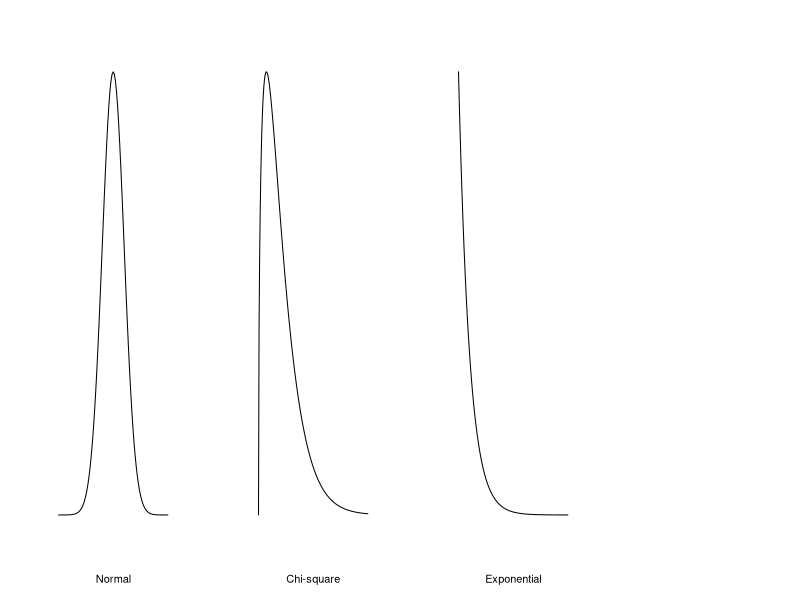
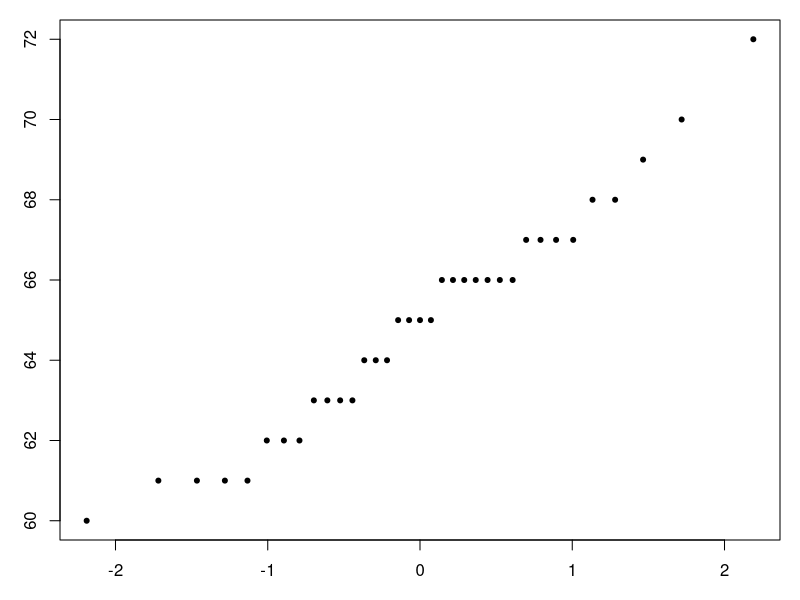
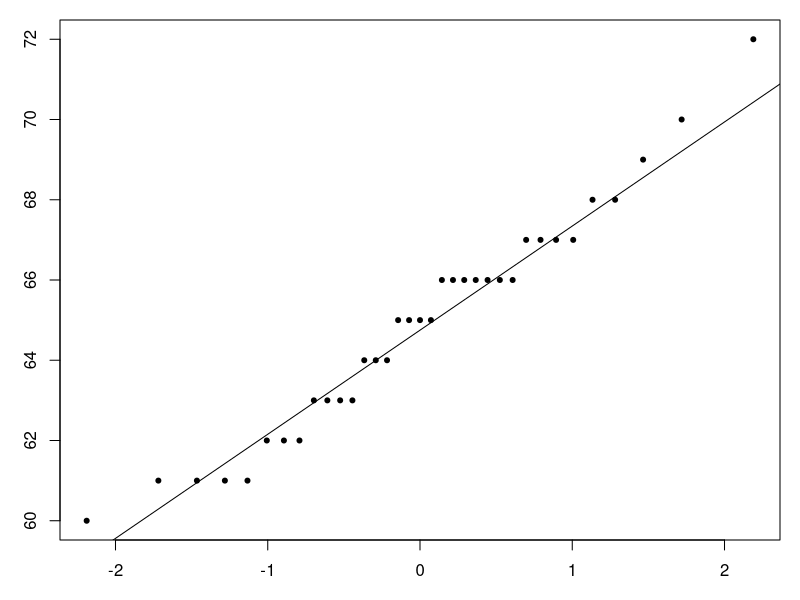
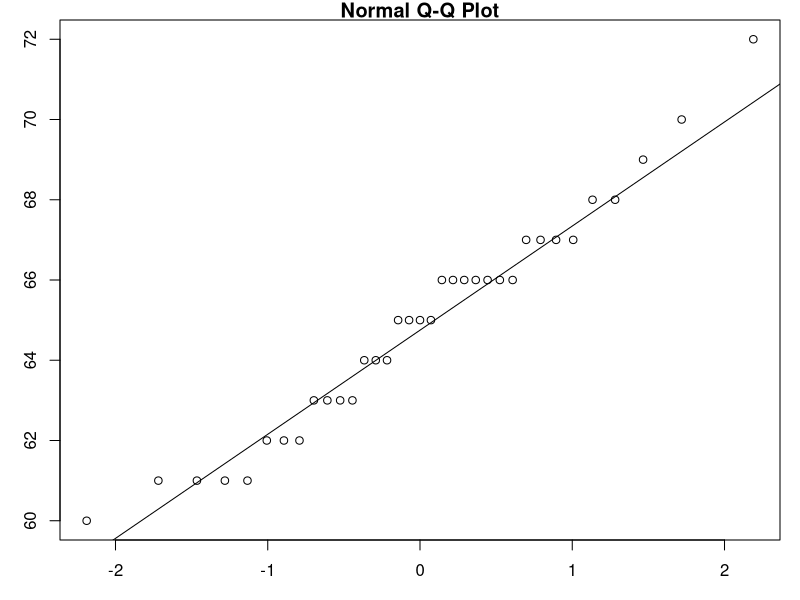
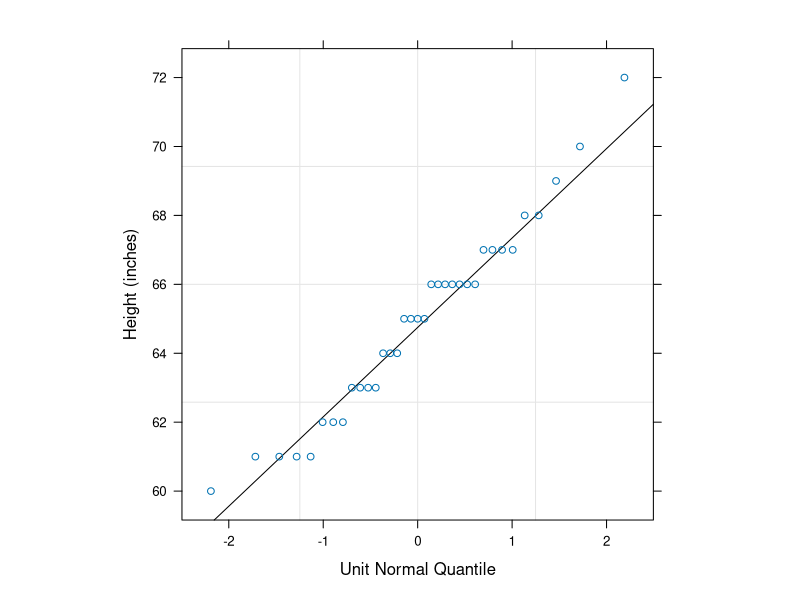
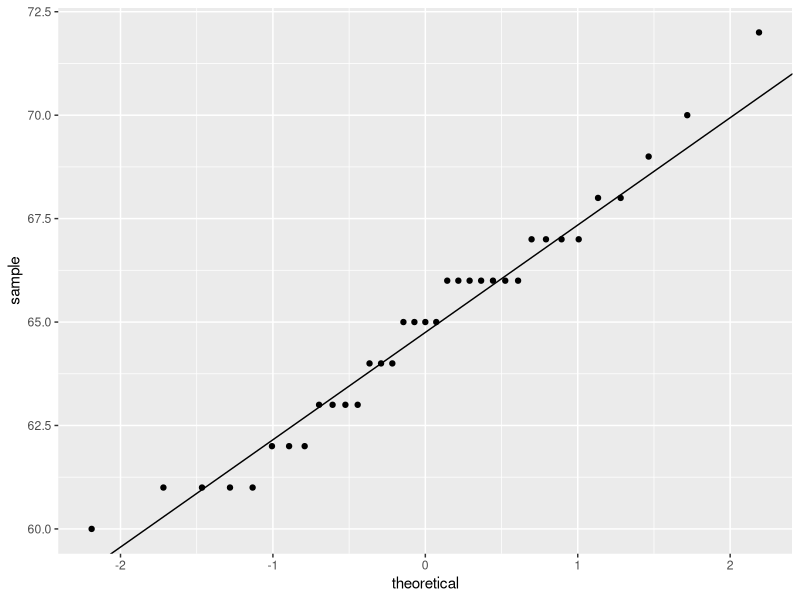
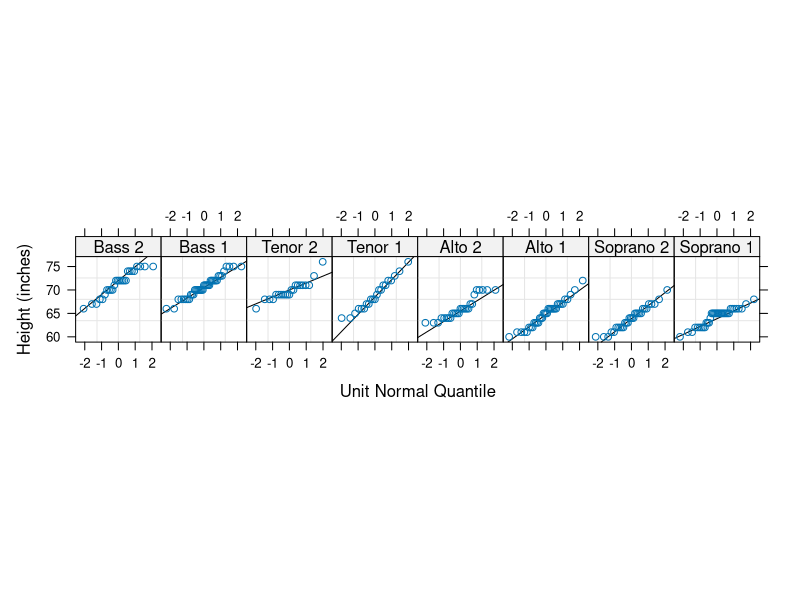

Source code (R) for these figures, in order:
## ---- chunk 1
knitr::opts_chunk$set(message=FALSE, warning=FALSE, results='hold')
## ---- chunk 2
OP <- par( mfrow=c(1,4))
x <- seq(-5, 5, 0.1)
plot(dnorm(x,0,1) ~ x, type="l",axes = FALSE, ylab=NA, xlab="Normal")
x <- seq(0, 20, 0.1)
plot(dchisq(x,3,1) ~ x, type="l",axes = FALSE, ylab=NA, xlab="Chi-square")
x <- seq(0, 10, 0.1)
plot(dexp(x,1) ~ x, type="l",axes = FALSE, ylab=NA, xlab=("Exponential"))
par(OP)
## ---- chunk 3
df   <- lattice::singer
alto <- df[df$voice.part == "Alto 1", 1]
## ---- chunk 4
alto <- sort(alto)
## ---- chunk 5
i  <- 1:length(alto)
fi <- (i - 0.5) / length(alto)
x.norm <- qnorm(fi)
## ---- chunk 6
OP <-par(mar=c(3,3,1,1))
plot( alto ~ x.norm, type="p", xlab="Normal quantiles", pch=20)
par(OP)
## ---- chunk 7
# Find 1st and 3rd quartile for the Alto 1 data
y <- quantile(alto, c(0.25, 0.75))

# Find the 1st and 3rd quartile of the normal distribution
x <- qnorm( c(0.25, 0.75))

# Now we can compute the intercept and slope of the line that passes
# through these points
slope <- diff(y) / diff(x)
int   <- y[1] - slope * x[1]
## ---- chunk 8
OP <-par(mar=c(3,3,1,1))
plot( alto ~ x.norm, type="p", xlab="Normal quantiles", pch=20)
abline(a=int, b=slope )
par(OP)
## ---- chunk 9
OP <-par(mar=c(3,3,1,1))
qqnorm(alto)
qqline(alto)
par(OP)
## ---- chunk 10
library(lattice)
qqmath(~ alto,
       data=singer,
       prepanel = prepanel.qqmathline,
       panel = function(x, ...) {
         panel.grid()
         panel.qqmathline(x, distribution = qnorm)
         panel.qqmath(x, ...)
       },
       aspect=1, 
       xlab = "Unit Normal Quantile",
       ylab="Height (inches)")
## ---- chunk 11
library(ggplot2)

# Find the slope and intercept of the line that passes through the 1st and 3rd
# quartile of the normal q-q plot

y     <- quantile(alto, c(0.25, 0.75)) # Find the 1st and 3rd quartiles
x     <- qnorm( c(0.25, 0.75))         # Find the matching normal values on the x-axis
slope <- diff(y) / diff(x)             # Compute the line slope
int   <- y[1] - slope * x[1]           # Compute the line intercept

# Generate normal q-q plot

ggplot() + aes(sample=alto) + stat_qq(dist=qnorm) + 
           geom_abline(intercept=int, slope=slope)            
## ---- chunk 12
library(lattice)
qqmath(~ height | voice.part,
       data=singer,
       prepanel = prepanel.qqmathline,
       panel = function(x, ...) {
         panel.grid()
         panel.qqmathline(x, distribution = qnorm)
         panel.qqmath(x, ...)
       },
       layout=c(8,1),
       aspect=1, 
       xlab = "Unit Normal Quantile",
       ylab="Height (inches)")

